Frame 1 (no input): blank canvas, image omitted
Frame 60 (no input): blank canvas, image omitted
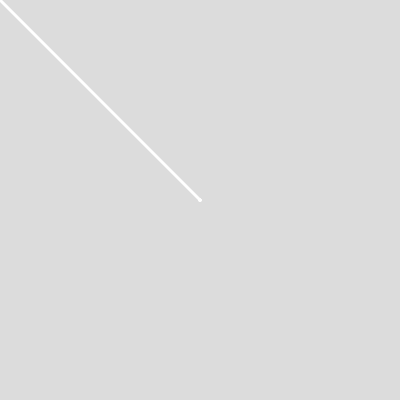
Frame 120 (the mouse pressed at the canvas centre since frame 60)

The p5.js sketch whose frames 1 and 60 were blank and that drew this single picture after the mouse press (run headless with seeded random() and noise() and a simulated clock; from frame 60 on, the mouse is pressed at the canvas centre):

// p5.js sketch
// ── sketch.js
function setup() {
  createCanvas(400, 400);
   background(220);
}

function draw() {
 stroke(255);
  strokeWeight(3);
  line(mouseX,mouseY,pmouseX,pmouseY);
  let ligne=mouseX-pmouseX;
console.log(ligne);
}
